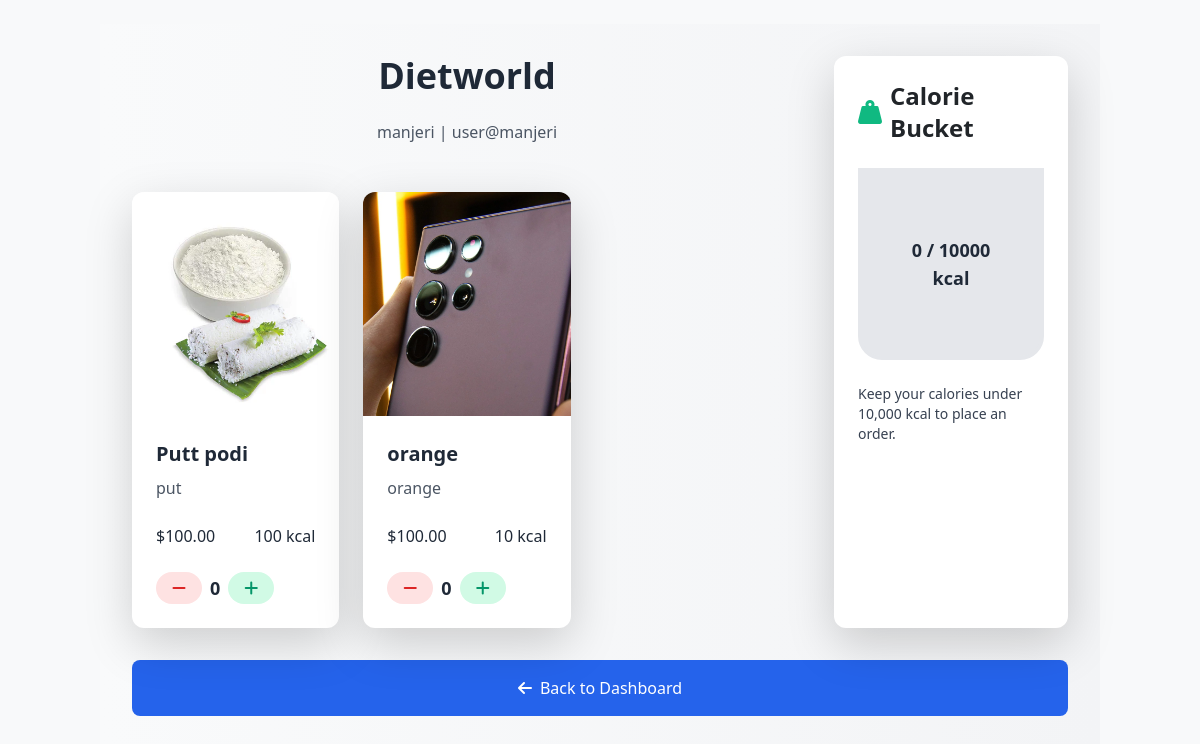
The page /users/shop/1/ (signed in) on the database as committed earlier.
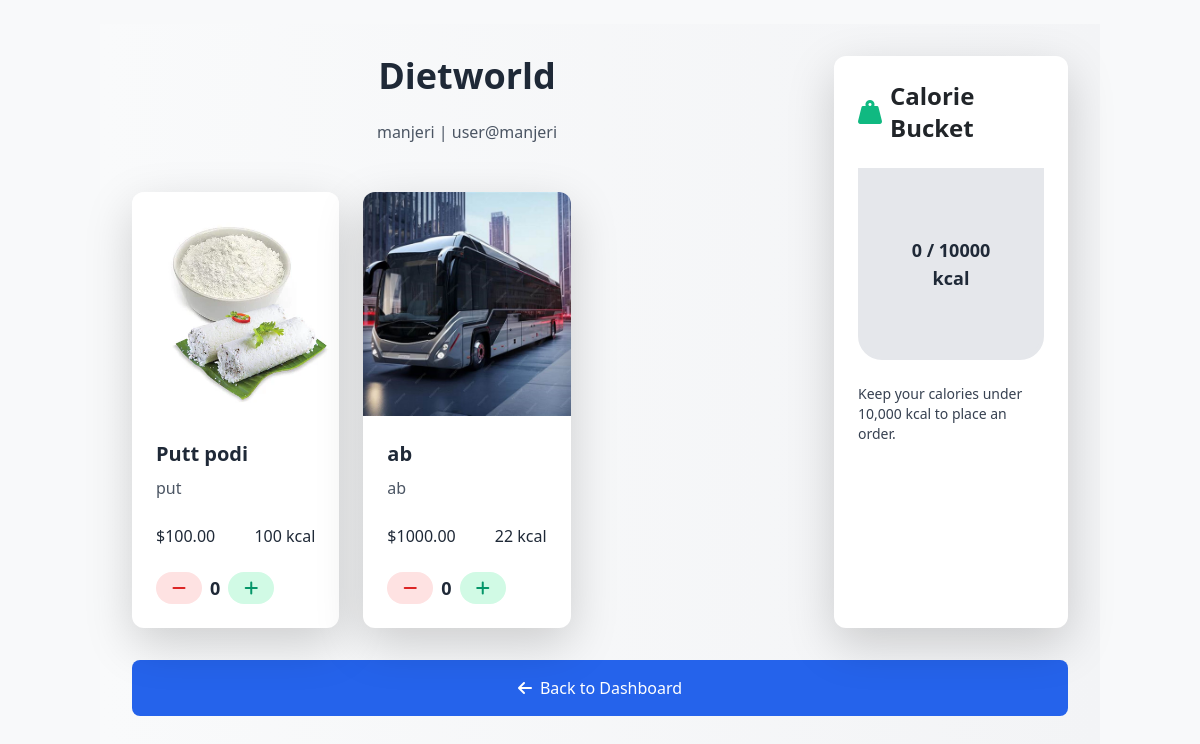
The same page on the database as committed later.
### products/models.py (models this page shows, shortened)
class Product(models.Model):
    name = models.CharField(max_length=255)
    description = models.TextField()
    price = models.DecimalField(max_digits=10, decimal_places=2)
    image = models.ImageField(upload_to='product_images/', blank=True, null=True)
    calories_per_100g = models.PositiveIntegerField(help_text="Calories per 100g of the product")
    outlet = models.ForeignKey(Shop, on_delete=models.CASCADE, related_name='products')  # Link to the outlet (shop)
    stock = models.PositiveIntegerField(default=0)
    created_at = models.DateTimeField(auto_now_add=True)
    updated_at = models.DateTimeField(auto_now=True)
    category = models.ForeignKey(Category, on_delete=models.SET_NULL, null=True, blank=True)
    species = models.ManyToManyField(Species, blank=True)  # ✅ Allow multiple species

### users/views.py (the view)
# urls.py: path('shop/<int:shop_id>/', views.shop_products, name='shop_products'),
@login_required
def shop_products(request, shop_id):
    shop = get_object_or_404(Shop, id=shop_id)
    products = Product.objects.filter(outlet=shop)
    cart, created = Cart.objects.get_or_create(customer=request.user.customer, outlet=shop)
    total_calories = cart.total_calories
    calorie_limit = cart.calorie_limit
    total_calories_percentage = (total_calories / calorie_limit) * 100 if calorie_limit > 0 else 0
    return render(request, 'users/shop_products.html', {
        'shop': shop,
        'products': products,
        'cart': cart,
        'total_calories_percentage': total_calories_percentage,
    })

### cart/models.py (called while the page is built)
    @property
    def total_calories(self):
        return sum(item.product.calories_per_100g * item.quantity for item in self.items.all())

### users/templates/users/shop_products.html (shortened to what this page needs)
{% extends 'base.html' %}
{% block content %}
<link href="https://cdn.jsdelivr.net/npm/tailwindcss@2.2.19/dist/tailwind.min.css" rel="stylesheet">
<link href="https://cdnjs.cloudflare.com/ajax/libs/font-awesome/6.0.0-beta3/css/all.min.css" rel="stylesheet">
<div class="min-h-screen bg-gradient-to-r from-gray-50 to-gray-100 p-8">
    <div class="max-w-7xl mx-auto flex flex-col md:flex-row gap-8">
        <div class="flex-1">
            <div class="text-center mb-12">
                <h1 class="text-4xl font-bold text-gray-800 mb-4">{{ shop.shop_name }}</h1>
                <p class="text-gray-600">{{ shop.location }} | {{ shop.address }}</p>
            </div>
            <div class="grid grid-cols-1 md:grid-cols-3 gap-6">
                {% for product in products %}
                <div class="product-card bg-white rounded-xl shadow-lg overflow-hidden transform transition-all hover:scale-105">
                    <img src="{{ product.image.url }}" class="w-full h-56 object-cover" alt="{{ product.name }}">
                    <div class="p-6">
                        <h5 class="text-xl font-semibold text-gray-800 mb-2">{{ product.name }}</h5>
                        <p class="text-gray-600 mb-4">{{ product.description }}</p>
                        <div class="flex items-center justify-between mb-4">
                            <p class="text-gray-800 font-medium">${{ product.price }}</p>
                            <p class="text-gray-800 font-medium">{{ product.calories_per_100g }} kcal</p>
                        </div>
                        <div class="quantity-controls flex items-center gap-2">
                            <button class="decrease-btn bg-red-100 text-red-600 px-3 py-1 rounded-full hover:bg-red-200 transition-all" data-product-id="{{ product.id }}">
                                <i class="fas fa-minus"></i>
                            </button>
                            <span class="quantity text-lg font-bold text-gray-800" data-product-id="{{ product.id }}">0</span>
                            <button class="increase-btn bg-green-100 text-green-600 px-3 py-1 rounded-full hover:bg-green-200 transition-all" data-product-id="{{ product.id }}">
                                <i class="fas fa-plus"></i>
                            </button>
                        </div>
                    </div>
                </div>
                {% endfor %}
            </div>
        </div>
        <div class="w-full md:w-1/4 bg-white p-6 rounded-xl shadow-lg">
            <h3 class="text-2xl font-bold mb-4 flex items-center gap-2">
                <i class="fas fa-weight-hanging text-green-500 pulse-animation"></i>
                Calorie Bucket
            </h3>
            <div class="bucket relative w-full h-48 bg-gray-200 rounded-b-lg overflow-hidden rounded-b-3xl border-4 border-gray-200">
                <div class="bucket-text absolute top-1/2 left-1/2 transform -translate-x-1/2 -translate-y-1/2 text-center text-gray-800 font-bold text-lg">
                    <span id="bucket-text">{{ cart.total_calories }} / 10000 kcal</span>
                </div>
            </div>
            <p class="mt-4 text-gray-700 text-sm">Keep your calories under 10,000 kcal to place an order.</p>
        </div>
    </div>
    <div class="mt-8 text-center">
        <a href="{% url 'customer_dashboard' %}" class="inline-block bg-blue-600 text-white px-8 py-3 rounded-lg hover:bg-blue-700 transition-all flex items-center justify-center gap-2">
            <i class="fas fa-arrow-left"></i> Back to Dashboard
        </a>
    </div>
</div>
{% endblock %}

Rows that differ between the two databases and show on the page:
removed Product: image (picture), name "orange", description "orange", price "100.00", calories_per_100g "10"
added Product: image (picture), name "ab", description "ab", price "1000.00", calories_per_100g "22"
